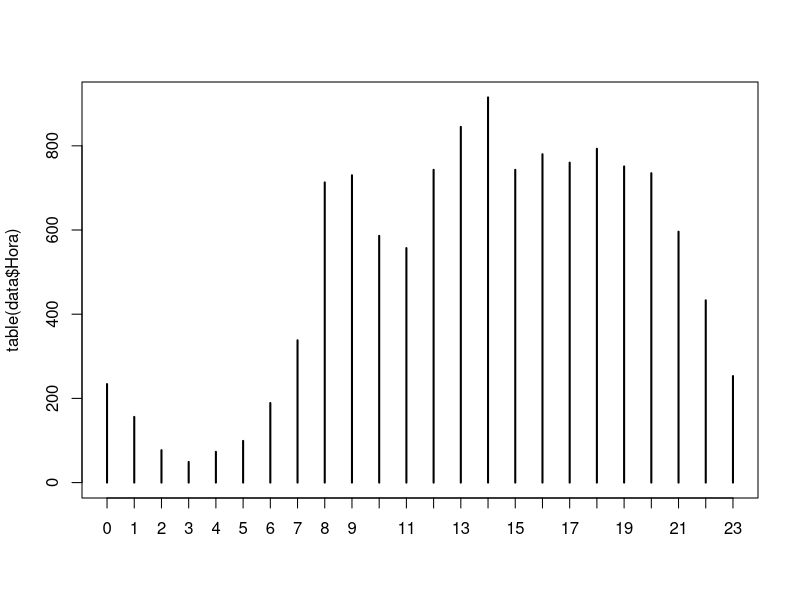
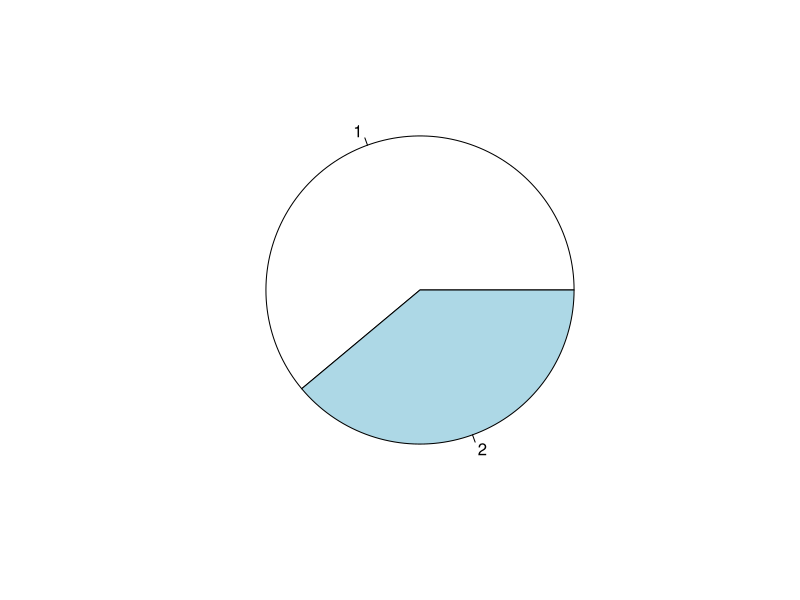

The R source for these figures, in order:
data<-read.csv("accidents.csv",sep=",",encoding ="UT8-8",fileEncoding = "latin1")
#1. How many different districts there are in the dataset (column DistN)?
numDistrict<-length(table(data$DistN))#table quantas valores en cada columna
numDistrict
#2. List the names of the different districts in increasing alphabetical order.

alfabetic<-sort(unique(data$DistN),decreasing = FALSE)
alfabetic
#3. Every row refers to an injured person in the accident. Thus, one accident may have more than one row.
#In any case, calculate how many injured people there are for each district.
distritos <- table(data$DistN)
#4. Then, print the name of the district with the greatest number of injured people.
aux=sort(distritos, decreasing = TRUE )
aux[1]
#5. Calculate how many pedestrians (“Vianant”; look at column PersT) are involved, and how many of
#them resulted in “Ferit greu” (as reported in column Vict).
length(which(data$PersT=="Vianant"))
sum(data$PersT =="Vianant")
length(data$PersT[data$PersT=="Vianant"])


length(data$PersT[data$PersT=="Vianant" & data$Vict=="Ferit greu"])

#6. Calculate the mean age of the injured people that died in the accident. To know who died in the accident, look at column Vict.
table(data$Vict)

#"Mort" "Mort (dins 24h posteriors accident)"
data$Edad<-as.numeric(data$Edad)
mean(data$Edad[data$Vict=="Mort" | data$Vict=="Mort (dins 24h posteriors accident)"])

#7. Print a plot that shows how many accidents (injured people) there are per hour. Column Hora stores
#the hour in which the accident happened.

plot(table(data$Hora))

#8. Plot a pie chart that shows the proportion of men and women in the dataset. You need to use column Sexo.
homes<-length(data$Sexo[data$Sexo=="Home"])
dones<-length(data$Sexo[data$Sexo=="Dona"])
v<-c(homes,dones)
pie(v)

#9. Delete column X.1 from the dataset
data <-data[ ,-2]

#10. Search all accidents that occur from 0 until 6 in the morning (both included) and delete them from the dataset
positions <- which(data$Hora>=0 & data$Hora<=6 ) 
data <- data[-positions, ]
